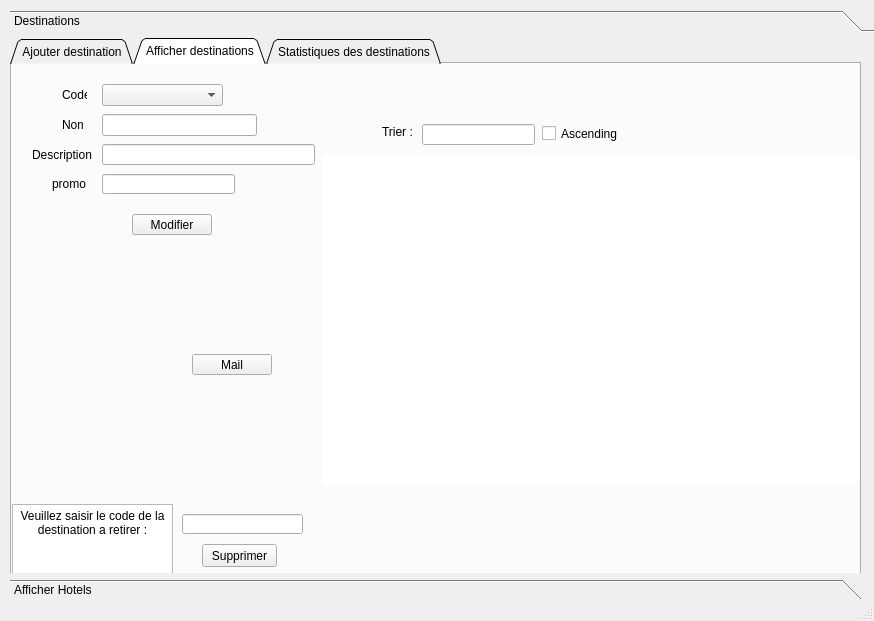
<?xml version="1.0" encoding="UTF-8"?>
<ui version="4.0">
 <class>MainWindow</class>
 <widget class="QMainWindow" name="MainWindow">
  <property name="geometry">
   <rect>
    <x>0</x>
    <y>0</y>
    <width>874</width>
    <height>621</height>
   </rect>
  </property>
  <property name="windowTitle">
   <string>MainWindow</string>
  </property>
  <property name="styleSheet">
   <string notr="true">MainWindow
{
 
	background: url(:/img/travel_background.jpg);
}

</string>
  </property>
  <widget class="QWidget" name="centralwidget">
   <property name="styleSheet">
    <string notr="true"/>
   </property>
   <widget class="QToolBox" name="toolBox">
    <property name="geometry">
     <rect>
      <x>10</x>
      <y>10</y>
      <width>871</width>
      <height>591</height>
     </rect>
    </property>
    <property name="currentIndex">
     <number>0</number>
    </property>
    <widget class="QWidget" name="page">
     <property name="geometry">
      <rect>
       <x>0</x>
       <y>0</y>
       <width>871</width>
       <height>537</height>
      </rect>
     </property>
     <attribute name="label">
      <string>Destinations</string>
     </attribute>
     <widget class="QTabWidget" name="TabDestinations">
      <property name="geometry">
       <rect>
        <x>0</x>
        <y>0</y>
        <width>851</width>
        <height>541</height>
       </rect>
      </property>
      <property name="styleSheet">
       <string notr="true">#TabDestinations {
	background-image: url(:/img/imgae.jpg);
	font: 10pt &quot;MS Sans Serif&quot;;
	color: rgb(1, 3, 88);
}</string>
      </property>
      <property name="tabPosition">
       <enum>QTabWidget::North</enum>
      </property>
      <property name="tabShape">
       <enum>QTabWidget::Triangular</enum>
      </property>
      <property name="currentIndex">
       <number>1</number>
      </property>
      <property name="documentMode">
       <bool>false</bool>
      </property>
      <property name="movable">
       <bool>true</bool>
      </property>
      <property name="tabBarAutoHide">
       <bool>false</bool>
      </property>
      <widget class="QWidget" name="page_ajout_destination">
       <attribute name="title">
        <string>Ajouter destination</string>
       </attribute>
       <widget class="QPushButton" name="ajouter_destination">
        <property name="geometry">
         <rect>
          <x>210</x>
          <y>280</y>
          <width>75</width>
          <height>23</height>
         </rect>
        </property>
        <property name="text">
         <string>Ajouter</string>
        </property>
       </widget>
       <widget class="QLabel" name="Background1">
        <property name="geometry">
         <rect>
          <x>-70</x>
          <y>-10</y>
          <width>1051</width>
          <height>511</height>
         </rect>
        </property>
        <property name="text">
         <string/>
        </property>
       </widget>
       <widget class="QLineEdit" name="description_aajouter">
        <property name="geometry">
         <rect>
          <x>130</x>
          <y>199</y>
          <width>108</width>
          <height>22</height>
         </rect>
        </property>
       </widget>
       <widget class="QLabel" name="label_2">
        <property name="geometry">
         <rect>
          <x>70</x>
          <y>130</y>
          <width>51</width>
          <height>21</height>
         </rect>
        </property>
        <property name="font">
         <font>
          <family>MS Shell Dlg 2</family>
          <pointsize>12</pointsize>
         </font>
        </property>
        <property name="text">
         <string>Code</string>
        </property>
       </widget>
       <widget class="QLineEdit" name="promo_aajouter">
        <property name="geometry">
         <rect>
          <x>127</x>
          <y>161</y>
          <width>108</width>
          <height>22</height>
         </rect>
        </property>
       </widget>
       <widget class="QLineEdit" name="code_aajouter">
        <property name="geometry">
         <rect>
          <x>122</x>
          <y>131</y>
          <width>108</width>
          <height>22</height>
         </rect>
        </property>
       </widget>
       <widget class="QLabel" name="label_4">
        <property name="geometry">
         <rect>
          <x>60</x>
          <y>160</y>
          <width>61</width>
          <height>21</height>
         </rect>
        </property>
        <property name="font">
         <font>
          <family>MS Shell Dlg 2</family>
          <pointsize>12</pointsize>
         </font>
        </property>
        <property name="text">
         <string>promo</string>
        </property>
       </widget>
       <widget class="QLabel" name="label_3">
        <property name="geometry">
         <rect>
          <x>40</x>
          <y>200</y>
          <width>81</width>
          <height>21</height>
         </rect>
        </property>
        <property name="font">
         <font>
          <family>MS Shell Dlg 2</family>
          <pointsize>12</pointsize>
         </font>
        </property>
        <property name="text">
         <string>Description</string>
        </property>
       </widget>
       <widget class="QLabel" name="label">
        <property name="geometry">
         <rect>
          <x>70</x>
          <y>90</y>
          <width>51</width>
          <height>21</height>
         </rect>
        </property>
        <property name="font">
         <font>
          <family>MS Shell Dlg 2</family>
          <pointsize>12</pointsize>
         </font>
        </property>
        <property name="text">
         <string>Nom</string>
        </property>
       </widget>
       <widget class="QLineEdit" name="nom_aajout">
        <property name="geometry">
         <rect>
          <x>118</x>
          <y>92</y>
          <width>108</width>
          <height>22</height>
         </rect>
        </property>
        <property name="styleSheet">
         <string notr="true">nom_aajout { background-color: yellow }</string>
        </property>
       </widget>
       <zorder>Background1</zorder>
       <zorder>ajouter_destination</zorder>
       <zorder>description_aajouter</zorder>
       <zorder>label_2</zorder>
       <zorder>promo_aajouter</zorder>
       <zorder>code_aajouter</zorder>
       <zorder>label_4</zorder>
       <zorder>label_3</zorder>
       <zorder>label</zorder>
       <zorder>nom_aajout</zorder>
      </widget>
      <widget class="QWidget" name="page_afficher_destination">
       <attribute name="title">
        <string>Afficher destinations</string>
       </attribute>
       <widget class="QTableView" name="tableView">
        <property name="geometry">
         <rect>
          <x>310</x>
          <y>90</y>
          <width>551</width>
          <height>331</height>
         </rect>
        </property>
        <property name="font">
         <font>
          <weight>75</weight>
          <italic>true</italic>
          <bold>true</bold>
          <kerning>true</kerning>
         </font>
        </property>
        <property name="mouseTracking">
         <bool>false</bool>
        </property>
        <property name="autoFillBackground">
         <bool>true</bool>
        </property>
        <property name="styleSheet">
         <string notr="true">QHeaderView::section {
    background-color: #646464;
    padding: 4px;
    font-size: 14pt;
    border-style: none;
    border-bottom: 1px solid #fffff8;
    border-right: 1px solid #fffff8;
}

QHeaderView::section:horizontal
{
    border-top: 1px solid #fffff8;
}

QHeaderView::section:vertical
{
    border-left: 1px solid #fffff8;
}</string>
        </property>
        <property name="frameShape">
         <enum>QFrame::NoFrame</enum>
        </property>
        <property name="editTriggers">
         <set>QAbstractItemView::AnyKeyPressed|QAbstractItemView::DoubleClicked|QAbstractItemView::EditKeyPressed|QAbstractItemView::SelectedClicked</set>
        </property>
        <property name="selectionMode">
         <enum>QAbstractItemView::SingleSelection</enum>
        </property>
        <property name="gridStyle">
         <enum>Qt::SolidLine</enum>
        </property>
       </widget>
       <widget class="QTextBrowser" name="textBrowser">
        <property name="geometry">
         <rect>
          <x>0</x>
          <y>440</y>
          <width>161</width>
          <height>71</height>
         </rect>
        </property>
        <property name="html">
         <string>&lt;!DOCTYPE HTML PUBLIC &quot;-//W3C//DTD HTML 4.0//EN&quot; &quot;http://www.w3.org/TR/REC-html40/strict.dtd&quot;&gt;
&lt;html&gt;&lt;head&gt;&lt;meta name=&quot;qrichtext&quot; content=&quot;1&quot; /&gt;&lt;style type=&quot;text/css&quot;&gt;
p, li { white-space: pre-wrap; }
&lt;/style&gt;&lt;/head&gt;&lt;body style=&quot; font-family:'MS Shell Dlg 2'; font-size:8.25pt; font-weight:400; font-style:normal;&quot;&gt;
&lt;p align=&quot;center&quot; style=&quot; margin-top:0px; margin-bottom:0px; margin-left:0px; margin-right:0px; -qt-block-indent:0; text-indent:0px;&quot;&gt;&lt;span style=&quot; font-family:'MS Shell Dlg 2'; font-size:9pt;&quot;&gt;Veuillez saisir le code de la destination a retirer :&lt;/span&gt;&lt;/p&gt;&lt;/body&gt;&lt;/html&gt;</string>
        </property>
       </widget>
       <widget class="QLineEdit" name="description_amodifier">
        <property name="geometry">
         <rect>
          <x>90</x>
          <y>80</y>
          <width>213</width>
          <height>21</height>
         </rect>
        </property>
       </widget>
       <widget class="QLineEdit" name="promo_amodifier">
        <property name="geometry">
         <rect>
          <x>90</x>
          <y>110</y>
          <width>133</width>
          <height>20</height>
         </rect>
        </property>
       </widget>
       <widget class="QLineEdit" name="nom_amodifier">
        <property name="geometry">
         <rect>
          <x>90</x>
          <y>50</y>
          <width>155</width>
          <height>22</height>
         </rect>
        </property>
       </widget>
       <widget class="QLabel" name="label_11">
        <property name="geometry">
         <rect>
          <x>50</x>
          <y>20</y>
          <width>25</width>
          <height>22</height>
         </rect>
        </property>
        <property name="text">
         <string>Code</string>
        </property>
       </widget>
       <widget class="QLabel" name="label_13">
        <property name="geometry">
         <rect>
          <x>50</x>
          <y>50</y>
          <width>21</width>
          <height>22</height>
         </rect>
        </property>
        <property name="text">
         <string>Nom</string>
        </property>
       </widget>
       <widget class="QLabel" name="label_14">
        <property name="geometry">
         <rect>
          <x>40</x>
          <y>110</y>
          <width>51</width>
          <height>20</height>
         </rect>
        </property>
        <property name="text">
         <string>promo</string>
        </property>
       </widget>
       <widget class="QLabel" name="label_15">
        <property name="geometry">
         <rect>
          <x>20</x>
          <y>80</y>
          <width>61</width>
          <height>21</height>
         </rect>
        </property>
        <property name="text">
         <string>Description</string>
        </property>
       </widget>
       <widget class="QLineEdit" name="code_asupprimer">
        <property name="geometry">
         <rect>
          <x>170</x>
          <y>450</y>
          <width>121</width>
          <height>20</height>
         </rect>
        </property>
       </widget>
       <widget class="QPushButton" name="SupprimerDestination">
        <property name="geometry">
         <rect>
          <x>190</x>
          <y>480</y>
          <width>75</width>
          <height>23</height>
         </rect>
        </property>
        <property name="text">
         <string>Supprimer</string>
        </property>
       </widget>
       <widget class="QComboBox" name="comboBox">
        <property name="geometry">
         <rect>
          <x>90</x>
          <y>20</y>
          <width>121</width>
          <height>22</height>
         </rect>
        </property>
       </widget>
       <widget class="QPushButton" name="Modifier">
        <property name="geometry">
         <rect>
          <x>120</x>
          <y>150</y>
          <width>80</width>
          <height>21</height>
         </rect>
        </property>
        <property name="text">
         <string>Modifier</string>
        </property>
       </widget>
       <widget class="QLabel" name="Background2">
        <property name="geometry">
         <rect>
          <x>-10</x>
          <y>20</y>
          <width>871</width>
          <height>381</height>
         </rect>
        </property>
        <property name="maximumSize">
         <size>
          <width>1501</width>
          <height>751</height>
         </size>
        </property>
        <property name="text">
         <string/>
        </property>
       </widget>
       <widget class="QLineEdit" name="trierChercher_2">
        <property name="geometry">
         <rect>
          <x>410</x>
          <y>60</y>
          <width>113</width>
          <height>21</height>
         </rect>
        </property>
       </widget>
       <widget class="QCheckBox" name="checkBox">
        <property name="geometry">
         <rect>
          <x>530</x>
          <y>60</y>
          <width>101</width>
          <height>19</height>
         </rect>
        </property>
        <property name="text">
         <string>Ascending </string>
        </property>
       </widget>
       <widget class="QLabel" name="label_12">
        <property name="geometry">
         <rect>
          <x>370</x>
          <y>60</y>
          <width>31</width>
          <height>16</height>
         </rect>
        </property>
        <property name="text">
         <string>Trier :</string>
        </property>
       </widget>
       <widget class="QPushButton" name="mail_button">
        <property name="geometry">
         <rect>
          <x>180</x>
          <y>290</y>
          <width>80</width>
          <height>21</height>
         </rect>
        </property>
        <property name="text">
         <string>Mail</string>
        </property>
       </widget>
       <zorder>Background2</zorder>
       <zorder>tableView</zorder>
       <zorder>textBrowser</zorder>
       <zorder>description_amodifier</zorder>
       <zorder>promo_amodifier</zorder>
       <zorder>nom_amodifier</zorder>
       <zorder>label_11</zorder>
       <zorder>label_13</zorder>
       <zorder>label_14</zorder>
       <zorder>label_15</zorder>
       <zorder>code_asupprimer</zorder>
       <zorder>SupprimerDestination</zorder>
       <zorder>comboBox</zorder>
       <zorder>Modifier</zorder>
       <zorder>trierChercher_2</zorder>
       <zorder>checkBox</zorder>
       <zorder>label_12</zorder>
       <zorder>mail_button</zorder>
      </widget>
      <widget class="QWidget" name="tab_3">
       <attribute name="title">
        <string>Statistiques des destinations</string>
       </attribute>
       <widget class="QCustomPlot" name="customPlot" native="true">
        <property name="geometry">
         <rect>
          <x>19</x>
          <y>10</y>
          <width>821</width>
          <height>491</height>
         </rect>
        </property>
       </widget>
      </widget>
     </widget>
    </widget>
    <widget class="QWidget" name="page_2">
     <property name="geometry">
      <rect>
       <x>0</x>
       <y>0</y>
       <width>871</width>
       <height>537</height>
      </rect>
     </property>
     <attribute name="label">
      <string>Afficher Hotels</string>
     </attribute>
     <widget class="QTabWidget" name="tabHotel">
      <property name="geometry">
       <rect>
        <x>10</x>
        <y>20</y>
        <width>851</width>
        <height>501</height>
       </rect>
      </property>
      <property name="currentIndex">
       <number>1</number>
      </property>
      <widget class="QWidget" name="tab">
       <attribute name="title">
        <string>Ajout Hotel</string>
       </attribute>
       <widget class="QLineEdit" name="id_ajout_hotel">
        <property name="geometry">
         <rect>
          <x>110</x>
          <y>120</y>
          <width>159</width>
          <height>20</height>
         </rect>
        </property>
        <property name="text">
         <string/>
        </property>
       </widget>
       <widget class="QLineEdit" name="etoiles_ajout_hotel">
        <property name="geometry">
         <rect>
          <x>110</x>
          <y>160</y>
          <width>155</width>
          <height>20</height>
         </rect>
        </property>
        <property name="text">
         <string/>
        </property>
       </widget>
       <widget class="QLabel" name="label_8">
        <property name="geometry">
         <rect>
          <x>40</x>
          <y>160</y>
          <width>51</width>
          <height>21</height>
         </rect>
        </property>
        <property name="font">
         <font>
          <pointsize>12</pointsize>
         </font>
        </property>
        <property name="text">
         <string>etoiles</string>
        </property>
       </widget>
       <widget class="QLineEdit" name="nom_ajouter_hotel">
        <property name="geometry">
         <rect>
          <x>110</x>
          <y>40</y>
          <width>159</width>
          <height>20</height>
         </rect>
        </property>
        <property name="text">
         <string/>
        </property>
       </widget>
       <widget class="QPushButton" name="ajouter_hotel">
        <property name="geometry">
         <rect>
          <x>309</x>
          <y>299</y>
          <width>75</width>
          <height>23</height>
         </rect>
        </property>
        <property name="text">
         <string>Ajouter</string>
        </property>
       </widget>
       <widget class="QLabel" name="label_10">
        <property name="geometry">
         <rect>
          <x>20</x>
          <y>200</y>
          <width>111</width>
          <height>20</height>
         </rect>
        </property>
        <property name="font">
         <font>
          <pointsize>12</pointsize>
         </font>
        </property>
        <property name="text">
         <string>cout par nuit</string>
        </property>
       </widget>
       <widget class="QLabel" name="label_7">
        <property name="geometry">
         <rect>
          <x>50</x>
          <y>70</y>
          <width>61</width>
          <height>31</height>
         </rect>
        </property>
        <property name="font">
         <font>
          <pointsize>12</pointsize>
         </font>
        </property>
        <property name="text">
         <string>adresse</string>
        </property>
       </widget>
       <widget class="QLabel" name="label_9">
        <property name="geometry">
         <rect>
          <x>40</x>
          <y>120</y>
          <width>71</width>
          <height>21</height>
         </rect>
        </property>
        <property name="font">
         <font>
          <pointsize>12</pointsize>
         </font>
        </property>
        <property name="text">
         <string>ID hotel</string>
        </property>
       </widget>
       <widget class="QLineEdit" name="adresse_ajout_hotel">
        <property name="geometry">
         <rect>
          <x>110</x>
          <y>80</y>
          <width>155</width>
          <height>20</height>
         </rect>
        </property>
       </widget>
       <widget class="QLineEdit" name="cout_ajout_hotel">
        <property name="geometry">
         <rect>
          <x>130</x>
          <y>200</y>
          <width>155</width>
          <height>20</height>
         </rect>
        </property>
        <property name="text">
         <string/>
        </property>
       </widget>
       <widget class="QLabel" name="label_6">
        <property name="geometry">
         <rect>
          <x>70</x>
          <y>40</y>
          <width>41</width>
          <height>21</height>
         </rect>
        </property>
        <property name="font">
         <font>
          <pointsize>12</pointsize>
         </font>
        </property>
        <property name="text">
         <string>Nom</string>
        </property>
       </widget>
      </widget>
      <widget class="QWidget" name="tab_2">
       <attribute name="title">
        <string>Hotels</string>
       </attribute>
       <widget class="QLineEdit" name="trierChercher">
        <property name="geometry">
         <rect>
          <x>380</x>
          <y>40</y>
          <width>113</width>
          <height>21</height>
         </rect>
        </property>
       </widget>
       <widget class="QLabel" name="label_26">
        <property name="geometry">
         <rect>
          <x>10</x>
          <y>170</y>
          <width>71</width>
          <height>20</height>
         </rect>
        </property>
        <property name="text">
         <string>cout par nuit</string>
        </property>
       </widget>
       <widget class="QTextBrowser" name="textBrowser_2">
        <property name="geometry">
         <rect>
          <x>0</x>
          <y>400</y>
          <width>181</width>
          <height>71</height>
         </rect>
        </property>
        <property name="html">
         <string>&lt;!DOCTYPE HTML PUBLIC &quot;-//W3C//DTD HTML 4.0//EN&quot; &quot;http://www.w3.org/TR/REC-html40/strict.dtd&quot;&gt;
&lt;html&gt;&lt;head&gt;&lt;meta name=&quot;qrichtext&quot; content=&quot;1&quot; /&gt;&lt;style type=&quot;text/css&quot;&gt;
p, li { white-space: pre-wrap; }
&lt;/style&gt;&lt;/head&gt;&lt;body style=&quot; font-family:'MS Shell Dlg 2'; font-size:8.25pt; font-weight:400; font-style:normal;&quot;&gt;
&lt;p align=&quot;center&quot; style=&quot; margin-top:0px; margin-bottom:0px; margin-left:0px; margin-right:0px; -qt-block-indent:0; text-indent:0px;&quot;&gt;&lt;span style=&quot; font-family:'MS Shell Dlg 2'; font-size:8pt;&quot;&gt;Veuillez saisir l'identifiant de l'hotel  &lt;/span&gt;&lt;/p&gt;
&lt;p align=&quot;center&quot; style=&quot; margin-top:0px; margin-bottom:0px; margin-left:0px; margin-right:0px; -qt-block-indent:0; text-indent:0px;&quot;&gt;&lt;span style=&quot; font-family:'MS Shell Dlg 2'; font-size:8pt;&quot;&gt;à retirer :&lt;/span&gt;&lt;/p&gt;&lt;/body&gt;&lt;/html&gt;</string>
        </property>
       </widget>
       <widget class="QLabel" name="label_21">
        <property name="geometry">
         <rect>
          <x>40</x>
          <y>90</y>
          <width>41</width>
          <height>20</height>
         </rect>
        </property>
        <property name="text">
         <string>adresse</string>
        </property>
       </widget>
       <widget class="QLabel" name="label_24">
        <property name="geometry">
         <rect>
          <x>30</x>
          <y>10</y>
          <width>41</width>
          <height>20</height>
         </rect>
        </property>
        <property name="text">
         <string>ID hotel</string>
        </property>
       </widget>
       <widget class="QLineEdit" name="couthotel_amodifier">
        <property name="geometry">
         <rect>
          <x>90</x>
          <y>170</y>
          <width>155</width>
          <height>20</height>
         </rect>
        </property>
        <property name="text">
         <string/>
        </property>
       </widget>
       <widget class="QLabel" name="label_22">
        <property name="geometry">
         <rect>
          <x>50</x>
          <y>50</y>
          <width>21</width>
          <height>20</height>
         </rect>
        </property>
        <property name="text">
         <string>Nom</string>
        </property>
       </widget>
       <widget class="QLineEdit" name="nomhotel_amodifier">
        <property name="geometry">
         <rect>
          <x>90</x>
          <y>50</y>
          <width>155</width>
          <height>20</height>
         </rect>
        </property>
       </widget>
       <widget class="QComboBox" name="comboBox_2">
        <property name="geometry">
         <rect>
          <x>90</x>
          <y>10</y>
          <width>111</width>
          <height>22</height>
         </rect>
        </property>
       </widget>
       <widget class="QCheckBox" name="checkBox_2">
        <property name="geometry">
         <rect>
          <x>510</x>
          <y>40</y>
          <width>101</width>
          <height>19</height>
         </rect>
        </property>
        <property name="text">
         <string>Ascending </string>
        </property>
       </widget>
       <widget class="QPushButton" name="ModifierHotel">
        <property name="geometry">
         <rect>
          <x>160</x>
          <y>210</y>
          <width>80</width>
          <height>21</height>
         </rect>
        </property>
        <property name="text">
         <string>Modifier</string>
        </property>
       </widget>
       <widget class="QLineEdit" name="adressehotel_amodifier">
        <property name="geometry">
         <rect>
          <x>90</x>
          <y>90</y>
          <width>159</width>
          <height>20</height>
         </rect>
        </property>
        <property name="text">
         <string/>
        </property>
       </widget>
       <widget class="QLineEdit" name="idhotel_asupprimer">
        <property name="geometry">
         <rect>
          <x>190</x>
          <y>400</y>
          <width>101</width>
          <height>20</height>
         </rect>
        </property>
       </widget>
       <widget class="QLineEdit" name="etoileshotel_amodifier">
        <property name="geometry">
         <rect>
          <x>90</x>
          <y>130</y>
          <width>155</width>
          <height>20</height>
         </rect>
        </property>
        <property name="text">
         <string/>
        </property>
       </widget>
       <widget class="QTableView" name="tableView2">
        <property name="geometry">
         <rect>
          <x>300</x>
          <y>70</y>
          <width>551</width>
          <height>321</height>
         </rect>
        </property>
        <property name="font">
         <font>
          <weight>75</weight>
          <italic>true</italic>
          <bold>true</bold>
         </font>
        </property>
        <property name="styleSheet">
         <string notr="true">QHeaderView::section {
    background-color: #646464;
    padding: 4px;
    font-size: 14pt;
    border-style: none;
    border-bottom: 1px solid #fffff8;
    border-right: 1px solid #fffff8;
}

QHeaderView::section:horizontal
{
    border-top: 1px solid #fffff8;
}

QHeaderView::section:vertical
{
    border-left: 1px solid #fffff8;
}</string>
        </property>
       </widget>
       <widget class="QLabel" name="label_23">
        <property name="geometry">
         <rect>
          <x>40</x>
          <y>130</y>
          <width>41</width>
          <height>20</height>
         </rect>
        </property>
        <property name="text">
         <string>etoiles</string>
        </property>
       </widget>
       <widget class="QLabel" name="label_25">
        <property name="geometry">
         <rect>
          <x>340</x>
          <y>40</y>
          <width>31</width>
          <height>16</height>
         </rect>
        </property>
        <property name="text">
         <string>Trier :</string>
        </property>
       </widget>
       <widget class="QPushButton" name="supprimer_hotel">
        <property name="geometry">
         <rect>
          <x>200</x>
          <y>440</y>
          <width>80</width>
          <height>21</height>
         </rect>
        </property>
        <property name="text">
         <string>Supprimér</string>
        </property>
       </widget>
      </widget>
     </widget>
     <widget class="QPushButton" name="pushButton">
      <property name="geometry">
       <rect>
        <x>330</x>
        <y>10</y>
        <width>80</width>
        <height>21</height>
       </rect>
      </property>
      <property name="text">
       <string>PushButton</string>
      </property>
     </widget>
    </widget>
   </widget>
  </widget>
  <widget class="QStatusBar" name="statusbar"/>
 </widget>
 <customwidgets>
  <customwidget>
   <class>QCustomPlot</class>
   <extends>QWidget</extends>
   <header>qcustomplot.h</header>
   <container>1</container>
  </customwidget>
 </customwidgets>
 <resources/>
 <connections/>
</ui>
